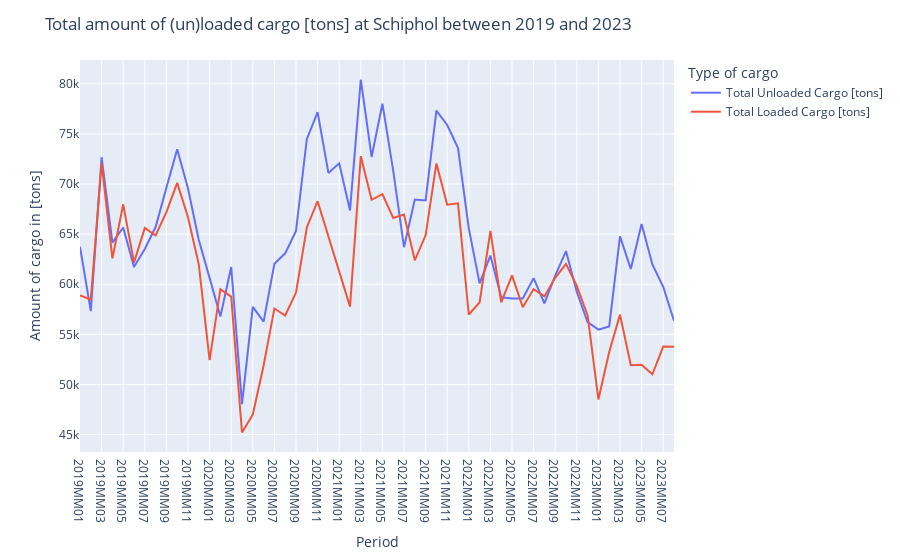

Notebook cell for this chart:
### Markdown cell above
<p>In this chapter, the passenger data from Schiphol will be analysed and the subquestions will be answered.</p>

### Code cell
# Select the right data from the dataset
data_cargo = data.loc[data['Periods'].str.contains('2019MM|2020MM|2021MM|2022MM|2023MM', case=False, regex=True)]
data_cargo = data_cargo[data_cargo['Airports'] == 'Schiphol']

# Make a graph about the total number and type of cargo [tons] at Schiphol between 2019 and 2023
figcargo = px.line(data_cargo, 
                x = "Periods", 
                y = ["Total Unloaded Cargo [tons]", "Total Loaded Cargo [tons]"],
                labels = {
                    "Periods": "Period",
                    "value": "Amount of cargo in [tons]",
                    "variable": "Type of cargo"
                    },
                )

# Adjust the layout and axes of the graph
figcargo.update_layout(
                title={'text': 'Total amount of (un)loaded cargo [tons] at Schiphol between 2019 and 2023'},
                )

figcargo.update_yaxes(categoryorder = 'category ascending')

# Show graph
figcargo.show()

### Figure 1 — Plotly figure (JSON) as saved in the notebook; plotly's stock layout.template omitted (floating-point values rounded to 4 significant figures)
{"data": [{"hovertemplate": "Type of cargo=Total Unloaded Cargo [tons]<br>Period=%{x}<br>Amount of cargo in [tons]=%{y}<extra></extra>", "legendgroup": "Total Unloaded Cargo [tons]", "line": {"color": "#636efa", "dash": "solid"}, "marker": {"symbol": "circle"}, "mode": "lines", "name": "Total Unloaded Cargo [tons]", "orientation": "v", "showlegend": true, "type": "scatter", "x": ["2019MM01", "2019MM02", "2019MM03", "2019MM04", "2019MM05", "2019MM06", "2019MM07", "2019MM08", "2019MM09", "2019MM10", "2019MM11", "2019MM12", "2020MM01", "2020MM02", "2020MM03", "2020MM04", "2020MM05", "2020MM06", "2020MM07", "2020MM08", "2020MM09", "2020MM10", "2020MM11", "2020MM12", "2021MM01", "2021MM02", "2021MM03", "2021MM04", "2021MM05", "2021MM06", "2021MM07", "2021MM08", "2021MM09", "2021MM10", "2021MM11", "2021MM12", "2022MM01", "2022MM02", "2022MM03", "2022MM04", "2022MM05", "2022MM06", "2022MM07", "2022MM08", "2022MM09", "2022MM10", "2022MM11", "2022MM12", "2023MM01", "2023MM02", "2023MM03", "2023MM04", "2023MM05", "2023MM06", "2023MM07", "2023MM08"], "xaxis": "x", "y": [63750, 57320, 72679, 64164, 65668, 61724, 63515, 65711, 69627, 73464, 69561, 64415, 60639, 56776, 61717, 48036, 57739, 56267, 62053, 63088, 65318, 74472, 77184, 71116, 72074, 67370, 80424, 72702, 78021, 71334, 63698, 68453, 68358, 77326, 75894, 73587, 65572, 60095, 62861, 58694, 58583, 58572, 60611, 58086, 60869, 63315, 59228, 56227, 55477, 55793, 64774, 61530, 66022, 61981, 59753, 56364], "yaxis": "y"}, {"hovertemplate": "Type of cargo=Total Loaded Cargo [tons]<br>Period=%{x}<br>Amount of cargo in [tons]=%{y}<extra></extra>", "legendgroup": "Total Loaded Cargo [tons]", "line": {"color": "#EF553B", "dash": "solid"}, "marker": {"symbol": "circle"}, "mode": "lines", "name": "Total Loaded Cargo [tons]", "orientation": "v", "showlegend": true, "type": "scatter", "x": ["2019MM01", "2019MM02", "2019MM03", "2019MM04", "2019MM05", "2019MM06", "2019MM07", "2019MM08", "2019MM09", "2019MM10", "2019MM11", "2019MM12", "2020MM01", "2020MM02", "2020MM03", "2020MM04", "2020MM05", "2020MM06", "2020MM07", "2020MM08", "2020MM09", "2020MM10", "2020MM11", "2020MM12", "2021MM01", "2021MM02", "2021MM03", "2021MM04", "2021MM05", "2021MM06", "2021MM07", "2021MM08", "2021MM09", "2021MM10", "2021MM11", "2021MM12", "2022MM01", "2022MM02", "2022MM03", "2022MM04", "2022MM05", "2022MM06", "2022MM07", "2022MM08", "2022MM09", "2022MM10", "2022MM11", "2022MM12", "2023MM01", "2023MM02", "2023MM03", "2023MM04", "2023MM05", "2023MM06", "2023MM07", "2023MM08"], "xaxis": "x", "y": [58894, 58476, 72094, 62578, 67980, 62164, 65628, 64871, 67192, 70115, 66695, 61961, 52441, 59517, 58764, 45219, 47005, 51897, 57581, 56887, 59173, 65668, 68289, 64751, 61148, 57766, 72782, 68431, 68997, 66622, 66966, 62392, 64886, 72057, 67936, 68080, 56981, 58179, 65337, 58201, 60895, 57702, 59521, 58790, 60639, 62044, 59846, 56891, 48504, 53242, 56972, 51929, 51977, 51014, 53783, 53762], "yaxis": "y"}], "layout": {"legend": {"title": {"text": "Type of cargo"}, "tracegroupgap": 0}, "margin": {"t": 60}, "title": {"text": "Total amount of (un)loaded cargo [tons] at Schiphol between 2019 and 2023"}, "xaxis": {"anchor": "y", "domain": [0, 1], "title": {"text": "Period"}}, "yaxis": {"anchor": "x", "categoryorder": "category ascending", "domain": [0, 1], "title": {"text": "Amount of cargo in [tons]"}}}}
